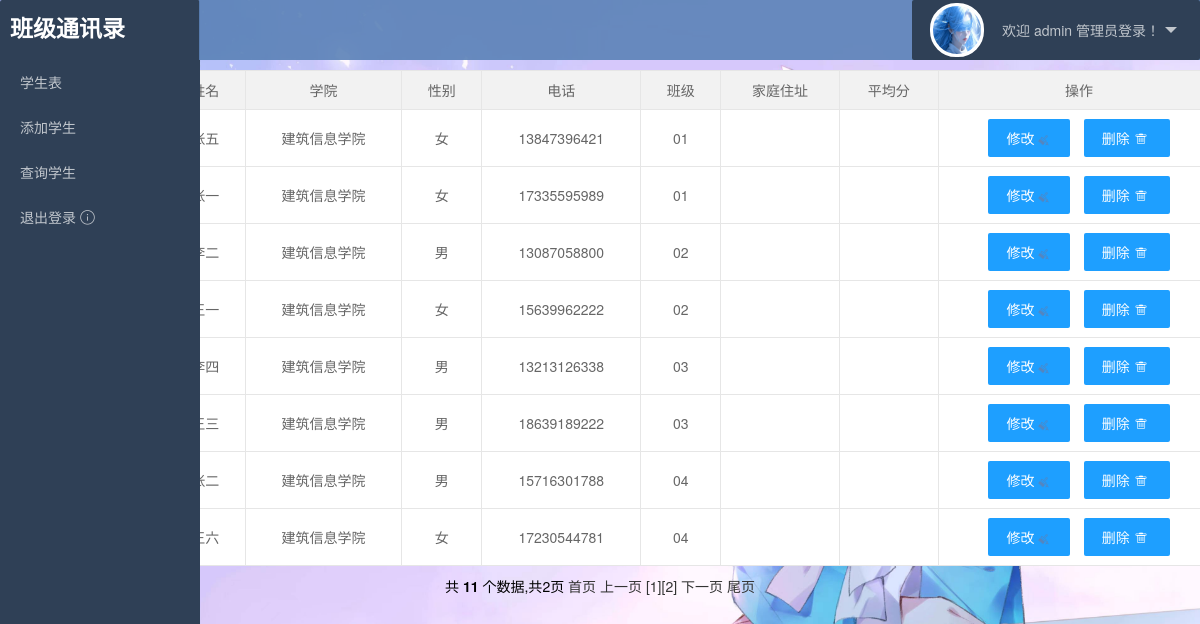
The page /admin/studentList.php (signed in) on the database its author committed.
### tables this page shows
CREATE TABLE `studentinfo` (
  `xuehao` varchar(255) NOT NULL DEFAULT '',
  `username` varchar(255) DEFAULT NULL,
  `xueyuan` varchar(255) DEFAULT NULL,
  `sex` varchar(255) DEFAULT NULL,
  `classname` varchar(255) DEFAULT NULL,
  `phone` varchar(255) DEFAULT NULL,
  `password` varchar(255) DEFAULT NULL,
  PRIMARY KEY (`xuehao`) USING BTREE
);

### admin/studentList.php (the view, shortened to what this page needs)
<!DOCTYPE html>
<html>
<head>
    <link rel="stylesheet" href="../common/css/layui.css"/>
</head>
<body>
<?php
    include '../conn.php';
    include 'nav.php';
    include 'header.php';
?>
<div class="layui-container">
    <table class="layui-table layui-table-hover">
        <tr>
            <td>学号</td>
            <td>姓名</td>
            <td>学院</td>
            <td>性别</td>
            <td>电话</td>
            <td>班级</td>
            <td>家庭住址</td>
            <td>平均分</td>
            <td style="width:250px;">操作</td>
        </tr>
        <?php
        $rowCount = 0;
        $pageSize = 8;
        if (empty($_GET['pageNow'])) {
            $pageNow = 1;
        } else {
            $pageNow = $_GET['pageNow'];
        }
        $sql = "select count(xuehao) from studentinfo";
        $res1 = mysqli_query($db, $sql);
        if ($row1 = mysqli_fetch_row($res1)) {
            $rowCount = $row1[0];
        }
        $pageCount = ceil($rowCount / $pageSize);
        $sql = "select * from studentinfo order by xuehao asc limit ".($pageNow - 1) * $pageSize.",$pageSize";
        $res = mysqli_query($db, $sql);
        while ($row = $res->fetch_array()) {
            ?>
            <tr bgColor="#ffffff">
                <td><?php echo $row['xuehao']; ?></td>
                <td><?php echo $row['username']; ?></td>
                <td><?php echo $row['xueyuan']; ?></td>
                <td><?php echo $row['sex']; ?></td>
                <td><?php echo $row['phone']; ?></td>
                <td><?php echo $row['classname']; ?></td>
                <td><?php echo $row['address']; ?></td>
                <td><?php echo $row['score']; ?></td>
                <td>
                    <button class="layui-btn " onclick="updateinfo(<?php echo $row['xuehao']; ?>)">修改
                    <i class="layui-icon layui-icon-fonts-clear" style="font-size: 10px; color: rgba(91, 130, 183, 0.9);"></i></button>
                    <button class="layui-btn layui-btn-danger" onclick="deleteinfo(<?php echo $row['xuehao']; ?>)">删除
                    <i class="layui-icon layui-icon-delete" style="font-size: 15px; color: #fff;"></i></button>
                </td>
            </tr>
            <?php
        }
        ?>
    </table>
    <div align="center">
        共 <b><?php echo $rowCount?></b> 个数据,共<?php echo $pageCount;?>页
        <a href="<?php echo $_SERVER['PHP_SELF']."?pageNow=1"?>">首页</a>
        <a href="<?php echo $_SERVER['PHP_SELF']?>?pageNow=<?php if($pageNow>1) echo $pageNow - 1; else echo $pageNow = 1;?>">上一页</a>
        <?php
        for ($i = 1; $i <= $pageCount; $i++) {
            echo "<a href=".$_SERVER['PHP_SELF']."?pageNow=$i".">[".$i."]</a>";
        }
        ?>
        <a href="<?php echo $_SERVER['PHP_SELF']?>?pageNow=<?PHP if($pageNow<$pageCount - 1) echo $pageNow + 1; else echo $pageCount;?>">下一页</a>
        <a href="<?php echo $_SERVER['PHP_SELF']."?pageNow={$pageCount}"?>">尾页</a>
    </div>
</div>
</body>
</html>

### admin/nav.php (shortened to what this page needs)
<!DOCTYPE html>
<html lang="en">
<head>
    <link rel="stylesheet" href="https://cdn.staticfile.org/layui/2.8.10/css/layui.min.css">
</head>
<body>
    <ul class="layui-nav layui-bg-cyan layui-nav-tree layui-nav-side" lay-filter="">
        <div class="layui-logo layui-hide-xs layui-bg-black" style="font-weight: bold;font-size:23px;margin-top:10px;margin-left:10px;">班级通讯录</div>
        <li class="layui-nav-item"><a href="studentList.php">学生表</a></li>
        <li class="layui-nav-item"><a href="studentAdd.php">添加学生</a></li>
        <li class="layui-nav-item"><a href="studentsearch.php">查询学生</a></li>
        <li class="layui-nav-item"><a href="../loginout.php">退出登录  <i class="layui-icon layui-icon-tips" style="font-size: 15px;"></i></a></li>
    </ul>
</body>
</html>

### admin/header.php (shortened to what this page needs)
<div class="layui-header"style="background: rgba(91, 130, 183, 0.9);margin-left:199px;">
    <ul class="layui-nav layui-layout-right layui-bg-cyan">
        <img style="width:50px; height:50px; border-radius:50%;outline-style: auto;" class="tupian" src="./touxiang/1.jpg">
        <li class="layui-nav-item layui-hide layui-show-md-inline-block">
            <a href="javascript:;">欢迎 <?php echo $_SESSION['username']; ?> 管理员登录！</a>
        </li>
    </ul>
</div>

### common/css/layui.css (style rules this page uses)
.layui-inline,img { display:inline-block;vertical-align:middle }
.layui-edge,.layui-header,.layui-inline,.layui-main { position:relative }
.layui-btn,.layui-edge,.layui-inline,img { vertical-align:middle }
.layui-btn,.layui-disabled,.layui-icon,.layui-unselect { -moz-user-select:none;-webkit-user-select:none;-ms-user-select:none }
blockquote,body,button,dd,div,dl,dt,form,h1,h2,h3,h4,h5,h6,input,li,ol,p,pre,td,textarea,th,ul { margin:0;padding:0;-webkit-tap-highlight-color:rgba(0,0,0,0) }
img { border:none }
li { list-style:none }
table { border-collapse:collapse;border-spacing:0 }
button,input,optgroup,option,select,textarea { font-family:inherit;font-size:inherit;font-style:inherit;font-weight:inherit;outline:0 }
body { line-height:24px;font:14px Helvetica Neue,Helvetica,PingFang SC,Tahoma,Arial,sans-serif }
a { color:#333;text-decoration:none }
.layui-hide { display:none!important }
.layui-icon { font-family:layui-icon!important;font-size:16px;font-style:normal;-webkit-font-smoothing:antialiased;-moz-osx-font-smoothing:grayscale }
.layui-icon-delete:before { content:"\e640" }
.layui-icon-fonts-clear:before { content:"\e639" }
.layui-icon-tips:before { content:"\e702" }
.layui-header { z-index:1000;height:60px }
.layui-layout-right { position:absolute!important;right:0;top:0 }
.layui-container { position:relative;margin:0 auto;padding:0 15px;box-sizing:border-box }
@media screen and (min-width:768px) { .layui-container { width:750px } }
@media screen and (min-width:992px) { .layui-container { width:970px } }
@media screen and (min-width:992px) { .layui-show-md-inline-block { display:inline-block!important } }
@media screen and (min-width:1200px) { .layui-container { width:1170px } }
.layui-btn,.layui-input,.layui-select,.layui-textarea,.layui-upload-button { outline:0;-webkit-appearance:none;transition:all .3s;-webkit-transition:all .3s;box-sizing:border-box }
.layui-bg-black,.layui-bg-blue,.layui-bg-cyan,.layui-bg-green,.layui-bg-orange,.layui-bg-red { color:#fff!important }
.layui-bg-cyan { background-color:#2F4056!important }
.layui-btn { display:inline-block;height:38px;line-height:38px;padding:0 18px;background-color:#1e9fff;color:#fff;white-space:nowrap;text-align:center;font-size:14px;border:none;border-radius:2px;cursor:pointer }
.layui-btn+.layui-btn { margin-left:10px }
.layui-btn .layui-icon { margin-right:3px;font-size:18px;vertical-align:bottom;vertical-align:middle\9 }
.layui-btn-danger { background-color:#1e9fff }
.layui-table,.layui-table-view,.layui-flow-more { margin:10px 0;text-align:center;color:#999;font-size:14px }
.layui-table { width:100%;background-color:#fff;color:#666 }
.layui-table tr { transition:all .3s;-webkit-transition:all .3s }
.layui-table tbody tr:hover,.layui-table thead tr,.layui-table-click,.layui-table-header,.layui-table-hover,.layui-table-mend,.layui-table-patch,.layui-table-tool,.layui-table-total,.layui-table-total tr,.layui-table[lay-even] tr:nth-child(even) { background-color:#f2f2f2 }
.layui-table td,.layui-table th,.layui-table-col-set,.layui-table-fixed-r,.layui-table-grid-down,.layui-table-header,.layui-table-page,.layui-table-tips-main,.layui-table-tool,.layui-table-total,.layui-table-view,.layui-table[lay-skin=line],.layui-table[lay-skin=row] { border-width:1px;border-style:solid;border-color:#e6e6e6 }
.layui-table td,.layui-table th { position:relative;padding:9px 15px;min-height:20px;line-height:20px;font-size:14px }
.layui-nav { position:relative;padding:0 20px;background-color:#393D49;color:#fff;border-radius:2px;font-size:0;box-sizing:border-box }
.layui-nav * { font-size:14px }
.layui-nav .layui-nav-item { position:relative;display:inline-block;*display:inline;*zoom:1;vertical-align:middle;line-height:60px }
.layui-nav .layui-nav-item a { display:block;padding:0 20px;color:#fff;color:rgba(255,255,255,.7);transition:all .3s;-webkit-transition:all .3s }
.layui-nav-tree { width:200px;padding:0 }
.layui-nav-tree .layui-nav-item { display:block;width:100%;line-height:45px }
.layui-nav-tree .layui-nav-item a { position:relative;height:45px;line-height:45px;text-overflow:ellipsis;overflow:hidden;white-space:nowrap }
.layui-nav-side { position:fixed;top:0;bottom:0;left:0;overflow-x:hidden;z-index:999 }

### admin/studentList.php (style rules this page uses)
body { background-image: url('../img/8.jpg'); background-size: cover; background-repeat: no-repeat; background-attachment: fixed; }
.layui-table { margin-left: 50px; }

### admin/nav.php (style rules this page uses)
.layui-bg-black { height: 50px; }
.layui-nav { background-color:rgba(91, 130, 183, 0.9); }

### rows shown on the page
studentinfo: username "张五", xueyuan "建筑信息学院", sex "女", phone "13847396421", classname "01"
studentinfo: username "张一", xueyuan "建筑信息学院", sex "女", phone "17335595989", classname "01"
studentinfo: username "李二", xueyuan "建筑信息学院", sex "男", phone "13087058800", classname "02"
studentinfo: username "王一", xueyuan "建筑信息学院", sex "女", phone "15639962222", classname "02"
studentinfo: username "李四", xueyuan "建筑信息学院", sex "男", phone "13213126338", classname "03"
studentinfo: username "王三", xueyuan "建筑信息学院", sex "男", phone "18639189222", classname "03"
studentinfo: username "张二", xueyuan "建筑信息学院", sex "男", phone "15716301788", classname "04"
studentinfo: username "王六", xueyuan "建筑信息学院", sex "女", phone "17230544781", classname "04"

### other values the page prints
$_SESSION['username'] "admin"
$rowCount "11"
$pageCount "2"
